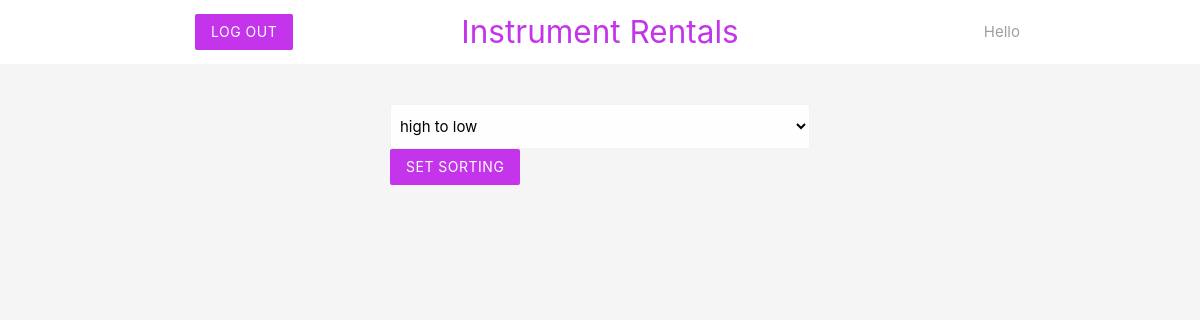
Before: /hitolow.php with the older database file.
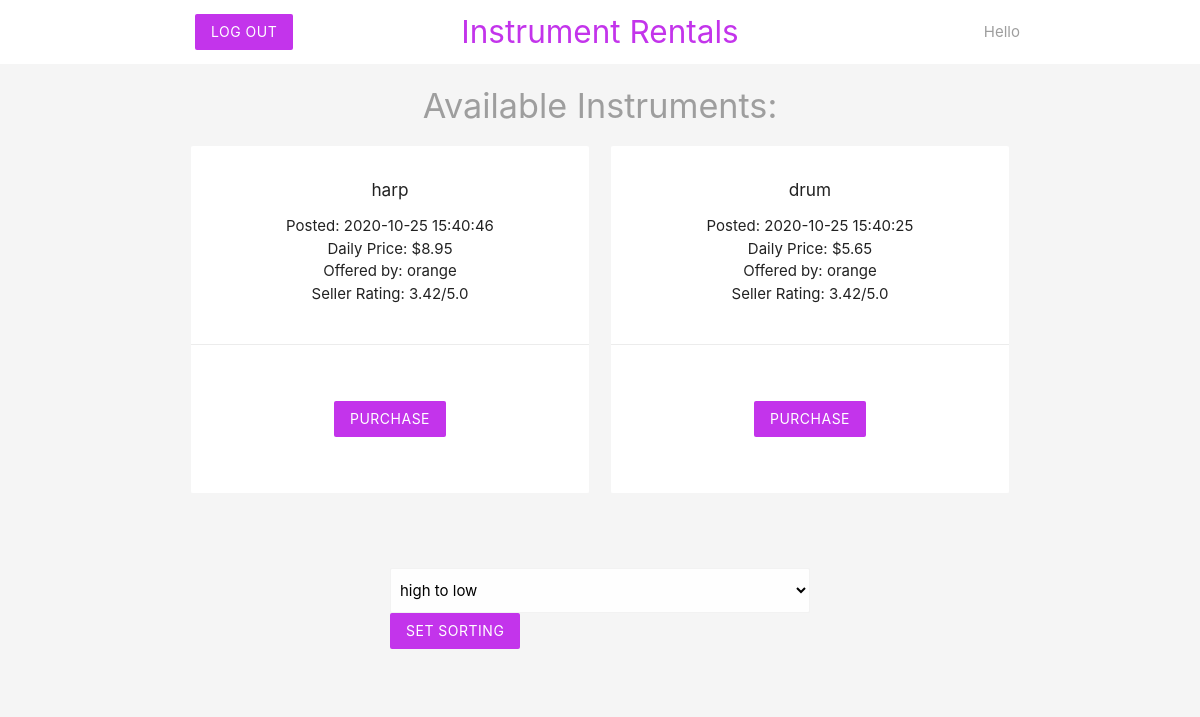
After: the same page with the newer database file.
### tables this page shows
CREATE TABLE `instrument` (
  `inst_id` int(11) NOT NULL,
  `name` varchar(255) NOT NULL,
  `date_posted` datetime DEFAULT NULL,
  `price` decimal(10,2) NOT NULL,
  `status` enum('available','hidden','rented') NOT NULL DEFAULT 'hidden',
  `rent_time` datetime DEFAULT NULL,
  `owner_username` varchar(32) NOT NULL,
  `renter_username` varchar(32) DEFAULT NULL
);

CREATE TABLE `user` (
  `username` varchar(32) NOT NULL,
  `password` varchar(128) NOT NULL,
  `email` varchar(255) NOT NULL,
  `address` varchar(255) NOT NULL,
  `total_points` int(11) NOT NULL DEFAULT 0,
  `feedback_count` int(11) NOT NULL DEFAULT 0,
  `dig` varchar(16) NOT NULL,
  `security_code` int(11) NOT NULL,
  `expiration_date` date NOT NULL
);

### hitolow.php (the view, shortened to what this page needs)
<?php
include('db_connection.php');
$username = $_SESSION['username'];
$sql = "SELECT * FROM instrument WHERE status = 'available' AND owner_username != '$username' ORDER BY price DESC";
$result = mysqli_query($conn, $sql);
$instruments = mysqli_fetch_all($result, MYSQLI_ASSOC);
?>
<!DOCTYPE html>
<html>
<?php include('inst_header2.php'); ?>
<?php if (mysqli_num_rows($result) != 0) {
	?>
<h4 class="center grey-text">Available Instruments:</h4>
	<div class="container">
		<div class = "row">
			<?php foreach($instruments as $instrument): ?>
				<div class="col s6 md3">
					<div class="card z-depth-0">
						<div class = "card-content center">
							<h6><?php echo htmlspecialchars($instrument['name']); ?></h6>
							<div>
								<ul>
									<li><?php echo 'Posted: '.htmlspecialchars($instrument['date_posted']); ?></li>
									<li><?php echo 'Daily Price: $'.htmlspecialchars($instrument['price']) ?></li>
									<li><?php echo 'Offered by: '.htmlspecialchars($instrument['owner_username']) ?></li>
									<?php
									$owner = $instrument['owner_username'];
									$sql = "SELECT * FROM user WHERE username = '$owner'";
									$result = mysqli_query($conn, $sql);
									$user = mysqli_fetch_assoc($result);
									if ($user['feedback_count'] == 0) {
									$res = 'None';
									}
									else {
									$res = $user['total_points'] / $user['feedback_count'];
									}
									 ?>
									 <li><?php echo 'Seller Rating: '.htmlspecialchars(number_format((float)$res, 2, '.', '')).'/5.0' ?></li>
								</ul>
							</div>
						</div>
						<div class="card-action center">
							<form class="white" action="hitolow.php" method="POST">
							<input type="submit" name="purchase" value="Purchase" class="btn btnback z-depth-0">
						</form>
						</div>
					</div>
				</div>
			<?php endforeach; ?>
		</div>
	</div>
	<?php }
	?>
	<div class="container">
		<div class = "row">
		<form action="buyer.php" method="POST">
			<select name="sort" class="browser-default">
				<option value="hi_to_low">high to low</option>
			</select>
			<input type="submit" name="new_sort" value="set sorting" class="btn btnback z-depth-0">
		</form>
		</div>
	</div>
</html>

Changed rows visible on the page:
added instrument: name "harp", date_posted "2020-10-25 15:40:46", price "8.95", owner_username "orange", owner_username.feedback_count "3.42"
added instrument: name "drum", date_posted "2020-10-25 15:40:25", price "5.65", owner_username "orange", owner_username.feedback_count "3.42"
Other visible differences:
text now shown: "Available Instruments:"
